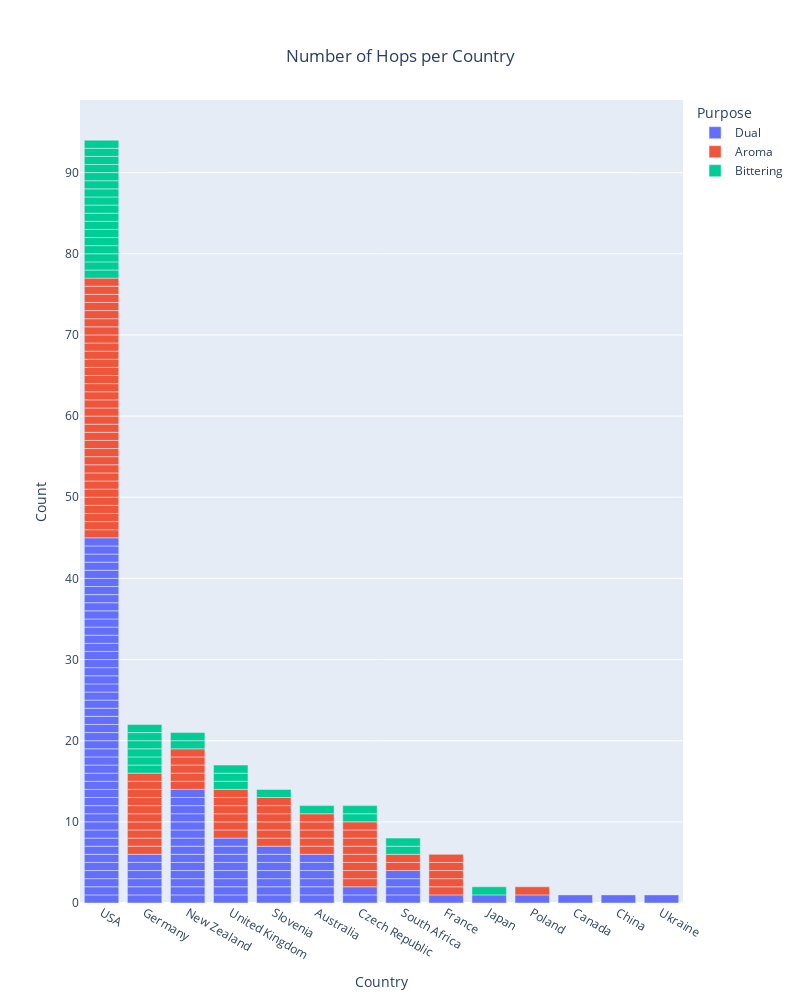

Notebook cell for this chart:
### Markdown cell above
Hop count per country

### Code cell
fig = px.bar(hops_bv,
             x="Country",
             color="Purpose",
             labels={
                 "x": "Country", "count": "Count"},
             title="Number of Hops per Country",
             hover_data=['Continent'],
             width=800,
             height=1000)
fig.update_layout(title={
    'y': 0.95,
    'x': 0.5,
    'xanchor': 'center',
    'yanchor': 'top'},
    xaxis={
        'categoryorder': 'total descending'})
fig.write_image("images/HopsPerCountry.png")
fig.show()

### Figure 1 — Plotly figure (JSON) as saved in the notebook; plotly's stock layout.template omitted (floating-point values rounded to 4 significant figures)
{"data": [{"alignmentgroup": "True", "customdata": [["Australia"], ["Australia"], ["Australia"], ["Australia"], ["Australia"], ["Australia"], ["N. America"], ["Asia"], ["Europe"], ["Europe"], ["Europe"], ["Europe"], ["Europe"], ["Europe"], ["Europe"], ["Europe"], ["Europe"], ["Asia"], ["Australia"], ["Australia"], ["Australia"], ["Australia"], ["Australia"], ["Australia"], ["Australia"], ["Australia"], ["Australia"], ["Australia"], ["Australia"], ["Australia"], ["Australia"], ["Australia"], ["Europe"], ["Europe"], ["Europe"], ["Europe"], ["Europe"], ["Europe"], ["Europe"], ["Europe"], ["Africa"], ["Africa"], ["Africa"], ["Africa"], ["Europe"], ["Europe"], ["Europe"], ["Europe"], ["Europe"], ["Europe"], ["Europe"], ["Europe"], ["Europe"], ["N. America"], ["N. America"], ["N. America"], ["N. America"], ["N. America"], ["N. America"], ["N. America"], ["N. America"], ["N. America"], ["N. America"], ["N. America"], ["N. America"], ["N. America"], ["N. America"], ["N. America"], ["N. America"], ["N. America"], ["N. America"], ["N. America"], ["N. America"], ["N. America"], ["N. America"], ["N. America"], ["N. America"], ["N. America"], ["N. America"], ["N. America"], ["N. America"], ["N. America"], ["N. America"], ["N. America"], ["N. America"], ["N. America"], ["N. America"], ["N. America"], ["N. America"], ["N. America"], ["N. America"], ["N. America"], ["N. America"], ["N. America"], ["N. America"], ["N. America"], ["N. America"], ["N. America"]], "hovertemplate": "Purpose=Dual<br>Country=%{x}<br>Count=%{y}<br>Continent=%{customdata[0]}<extra></extra>", "legendgroup": "Dual", "marker": {"color": "#636efa", "pattern": {"shape": ""}}, "name": "Dual", "offsetgroup": "Dual", "orientation": "v", "showlegend": true, "textposition": "auto", "type": "bar", "x": ["Australia", "Australia", "Australia", "Australia", "Australia", "Australia", "Canada", "China", "Czech Republic", "Czech Republic", "France", "Germany", "Germany", "Germany", "Germany", "Germany", "Germany", "Japan", "New Zealand", "New Zealand", "New Zealand", "New Zealand", "New Zealand", "New Zealand", "New Zealand", "New Zealand", "New Zealand", "New Zealand", "New Zealand", "New Zealand", "New Zealand", "New Zealand", "Poland", "Slovenia", "Slovenia", "Slovenia", "Slovenia", "Slovenia", "Slovenia", "Slovenia", "South Africa", "South Africa", "South Africa", "South Africa", "Ukraine", "United Kingdom", "United Kingdom", "United Kingdom", "United Kingdom", "United Kingdom", "United Kingdom", "United Kingdom", "United Kingdom", "USA", "USA", "USA", "USA", "USA", "USA", "USA", "USA", "USA", "USA", "USA", "USA", "USA", "USA", "USA", "USA", "USA", "USA", "USA", "USA", "USA", "USA", "USA", "USA", "USA", "USA", "USA", "USA", "USA", "USA", "USA", "USA", "USA", "USA", "USA", "USA", "USA", "USA", "USA", "USA", "USA", "USA", "USA", "USA", "USA"], "xaxis": "x", "y": [1, 1, 1, 1, 1, 1, 1, 1, 1, 1, 1, 1, 1, 1, 1, 1, 1, 1, 1, 1, 1, 1, 1, 1, 1, 1, 1, 1, 1, 1, 1, 1, 1, 1, 1, 1, 1, 1, 1, 1, 1, 1, 1, 1, 1, 1, 1, 1, 1, 1, 1, 1, 1, 1, 1, 1, 1, 1, 1, 1, 1, 1, 1, 1, 1, 1, 1, 1, 1, 1, 1, 1, 1, 1, 1, 1, 1, 1, 1, 1, 1, 1, 1, 1, 1, 1, 1, 1, 1, 1, 1, 1, 1, 1, 1, 1, 1, 1], "yaxis": "y"}, {"alignmentgroup": "True", "customdata": [["Australia"], ["Australia"], ["Australia"], ["Australia"], ["Australia"], ["Europe"], ["Europe"], ["Europe"], ["Europe"], ["Europe"], ["Europe"], ["Europe"], ["Europe"], ["Europe"], ["Europe"], ["Europe"], ["Europe"], ["Europe"], ["Europe"], ["Europe"], ["Europe"], ["Europe"], ["Europe"], ["Europe"], ["Europe"], ["Europe"], ["Europe"], ["Europe"], ["Australia"], ["Australia"], ["Australia"], ["Australia"], ["Australia"], ["Europe"], ["Europe"], ["Europe"], ["Europe"], ["Europe"], ["Europe"], ["Europe"], ["Africa"], ["Africa"], ["Europe"], ["Europe"], ["Europe"], ["Europe"], ["Europe"], ["Europe"], ["N. America"], ["N. America"], ["N. America"], ["N. America"], ["N. America"], ["N. America"], ["N. America"], ["N. America"], ["N. America"], ["N. America"], ["N. America"], ["N. America"], ["N. America"], ["N. America"], ["N. America"], ["N. America"], ["N. America"], ["N. America"], ["N. America"], ["N. America"], ["N. America"], ["N. America"], ["N. America"], ["N. America"], ["N. America"], ["N. America"], ["N. America"], ["N. America"], ["N. America"], ["N. America"], ["N. America"], ["N. America"]], "hovertemplate": "Purpose=Aroma<br>Country=%{x}<br>Count=%{y}<br>Continent=%{customdata[0]}<extra></extra>", "legendgroup": "Aroma", "marker": {"color": "#EF553B", "pattern": {"shape": ""}}, "name": "Aroma", "offsetgroup": "Aroma", "orientation": "v", "showlegend": true, "textposition": "auto", "type": "bar", "x": ["Australia", "Australia", "Australia", "Australia", "Australia", "Czech Republic", "Czech Republic", "Czech Republic", "Czech Republic", "Czech Republic", "Czech Republic", "Czech Republic", "Czech Republic", "France", "France", "France", "France", "France", "Germany", "Germany", "Germany", "Germany", "Germany", "Germany", "Germany", "Germany", "Germany", "Germany", "New Zealand", "New Zealand", "New Zealand", "New Zealand", "New Zealand", "Poland", "Slovenia", "Slovenia", "Slovenia", "Slovenia", "Slovenia", "Slovenia", "South Africa", "South Africa", "United Kingdom", "United Kingdom", "United Kingdom", "United Kingdom", "United Kingdom", "United Kingdom", "USA", "USA", "USA", "USA", "USA", "USA", "USA", "USA", "USA", "USA", "USA", "USA", "USA", "USA", "USA", "USA", "USA", "USA", "USA", "USA", "USA", "USA", "USA", "USA", "USA", "USA", "USA", "USA", "USA", "USA", "USA", "USA"], "xaxis": "x", "y": [1, 1, 1, 1, 1, 1, 1, 1, 1, 1, 1, 1, 1, 1, 1, 1, 1, 1, 1, 1, 1, 1, 1, 1, 1, 1, 1, 1, 1, 1, 1, 1, 1, 1, 1, 1, 1, 1, 1, 1, 1, 1, 1, 1, 1, 1, 1, 1, 1, 1, 1, 1, 1, 1, 1, 1, 1, 1, 1, 1, 1, 1, 1, 1, 1, 1, 1, 1, 1, 1, 1, 1, 1, 1, 1, 1, 1, 1, 1, 1], "yaxis": "y"}, {"alignmentgroup": "True", "customdata": [["Australia"], ["Europe"], ["Europe"], ["Europe"], ["Europe"], ["Europe"], ["Europe"], ["Europe"], ["Europe"], ["Asia"], ["Australia"], ["Australia"], ["Europe"], ["Africa"], ["Africa"], ["Europe"], ["Europe"], ["Europe"], ["N. America"], ["N. America"], ["N. America"], ["N. America"], ["N. America"], ["N. America"], ["N. America"], ["N. America"], ["N. America"], ["N. America"], ["N. America"], ["N. America"], ["N. America"], ["N. America"], ["N. America"], ["N. America"], ["N. America"]], "hovertemplate": "Purpose=Bittering<br>Country=%{x}<br>Count=%{y}<br>Continent=%{customdata[0]}<extra></extra>", "legendgroup": "Bittering", "marker": {"color": "#00cc96", "pattern": {"shape": ""}}, "name": "Bittering", "offsetgroup": "Bittering", "orientation": "v", "showlegend": true, "textposition": "auto", "type": "bar", "x": ["Australia", "Czech Republic", "Czech Republic", "Germany", "Germany", "Germany", "Germany", "Germany", "Germany", "Japan", "New Zealand", "New Zealand", "Slovenia", "South Africa", "South Africa", "United Kingdom", "United Kingdom", "United Kingdom", "USA", "USA", "USA", "USA", "USA", "USA", "USA", "USA", "USA", "USA", "USA", "USA", "USA", "USA", "USA", "USA", "USA"], "xaxis": "x", "y": [1, 1, 1, 1, 1, 1, 1, 1, 1, 1, 1, 1, 1, 1, 1, 1, 1, 1, 1, 1, 1, 1, 1, 1, 1, 1, 1, 1, 1, 1, 1, 1, 1, 1, 1], "yaxis": "y"}], "layout": {"barmode": "relative", "height": 1000, "legend": {"title": {"text": "Purpose"}, "tracegroupgap": 0}, "title": {"text": "Number of Hops per Country", "x": 0.5, "xanchor": "center", "y": 0.95, "yanchor": "top"}, "width": 800, "xaxis": {"anchor": "y", "categoryorder": "total descending", "domain": [0, 1], "title": {"text": "Country"}}, "yaxis": {"anchor": "x", "domain": [0, 1], "title": {"text": "Count"}}}}
